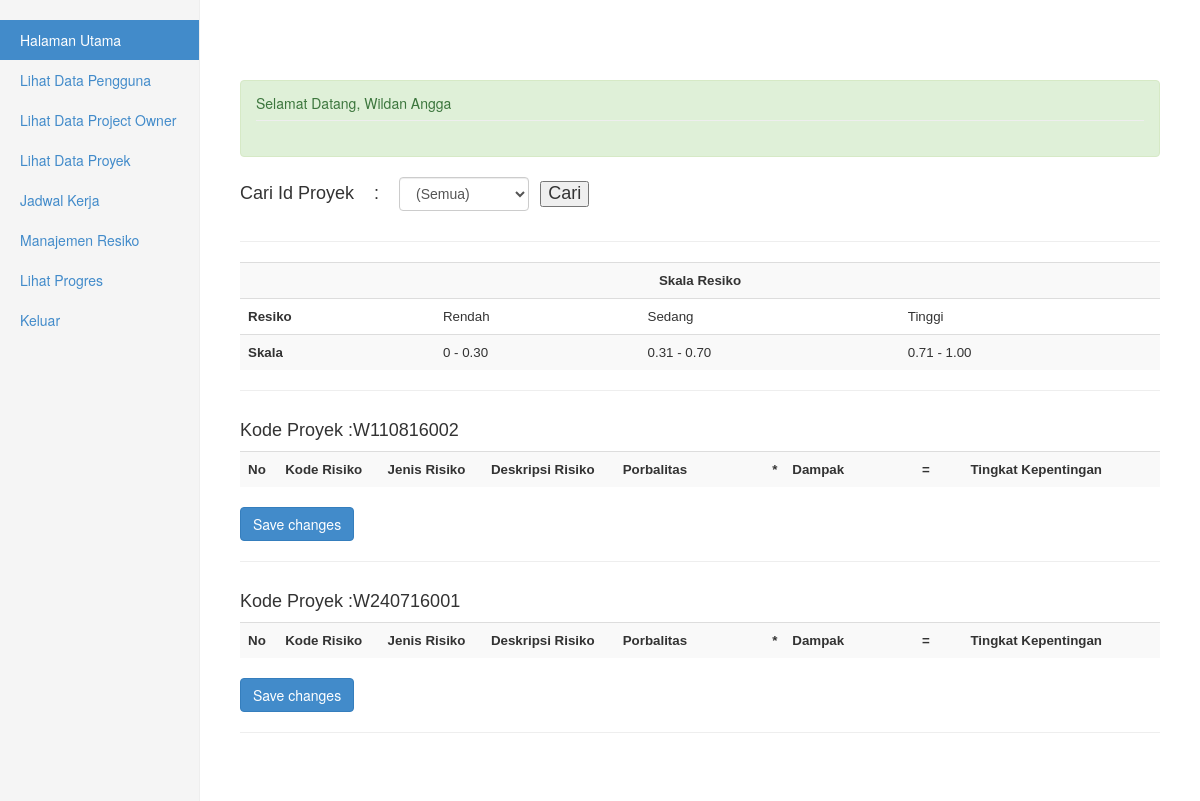
/admin/beranda.php?page=tingkat-kepentingan.php (signed in), run on the app's committed database.
### tables this page shows
CREATE TABLE IF NOT EXISTS `user` (
`id_user` int(11) NOT NULL,
  `nip` varchar(20) NOT NULL,
  `nama` varchar(100) NOT NULL,
  `username` char(30) NOT NULL,
  `password` varchar(45) NOT NULL,
  `email` varchar(30) NOT NULL,
  `status` varchar(20) NOT NULL
);

CREATE TABLE IF NOT EXISTS `proyek` (
`id` int(11) NOT NULL,
  `kode_proyek` varchar(15) NOT NULL,
  `id_client` int(3) NOT NULL,
  `nama_proyek` varchar(300) NOT NULL,
  `tujuan` varchar(500) NOT NULL,
  `asal_muasal` varchar(1000) NOT NULL,
  `fase` varchar(500) NOT NULL,
  `biaya` int(30) NOT NULL,
  `tanggal_mulai` date NOT NULL,
  `tanggal_selesai` date NOT NULL,
  `status` varchar(30) NOT NULL,
  `tarif_tenaga_kerja` int(11) NOT NULL,
  `created_at` datetime NOT NULL DEFAULT CURRENT_TIMESTAMP,
  `updated_at` timestamp NOT NULL DEFAULT CURRENT_TIMESTAMP ON UPDATE CURRENT_TIMESTAMP
);

### admin/beranda.php (shortened to what this page needs)
<?php
	$username = isset($_SESSION['username']) ? $_SESSION['username'] : 'Variabel belum terbentuk';
	if ($_SESSION['username'])
	{
		$sql = mysql_query("SELECT * FROM user WHERE username = '$username'");
		$data = mysql_fetch_array($sql);
?>
<!DOCTYPE html>
<html lang="en">
	<head>
	    <link href="../assets/css/bootstrap.css" rel="stylesheet">
	    <link href="../assets/css/dashboard.css" rel="stylesheet">
	    <link href="../assets/css/bootstrap-datepicker.css" rel="stylesheet">
	    <link href="../assets/css/datatable.css" rel="stylesheet">
	</head>
	<body>
		<div class="container-fluid">
			<div class="row">
				<div class="col-sm-3 col-md-2 sidebar">
					<ul class="nav nav-sidebar">
							<li class="active"><a href="?page=beranda.php">Halaman Utama</a></li>
							<?php if($data['status'] == "MANAGER" ){ ?>
							<li><a href="?page=datauser.php">Manajemen Pengguna</a></li>
							<li><a href="?page=dataclient.php">Manajemen Project Owner</a></li>
							<li><a href="?page=dataproyek.php">Data Proyek</a></li>
							<li><a href="?page=dataprogres.php">Lihat Progres</a></li>
						<?php } else if($data['status'] == "DEVELOPER" ){ ?>
							<li><a href="?page=ldatauser.php">Lihat Data Pengguna</a></li>
							<li><a href="?page=ldataclient.php">Lihat Data Project Owner</a></li>
							<li><a href="?page=ldataproyek.php">Lihat Data Proyek</a></li>
							<li><a href="?page=datajadwal.php">Jadwal Kerja</a></li>
							<li><a href="?page=dataresiko.php">Manajemen Resiko</a></li>
							<li><a href="?page=dataprogres.php">Lihat Progres</a></li>
						<?php } ?>
							<li><a href="logout.php">Keluar</a></li>
			        </ul>
				</div>
				<div class="col-sm-9 col-sm-offset-3 col-md-10 col-md-offset-2 main">
                    <div class="alert alert-success">
                        <h5 class="page-header">Selamat Datang, <?php echo $data['nama'];?></h5>
                    </div>
					<?php
						@$page=$_GET["page"];
						switch($page)
						{
							case "tingkat-kepentingan.php" : include "datatingkat-kepentingan.php";break;
                        }
					?>
				</div>
			</div>
		</div>
	</body>
</html>
<?php
	}
?>

### admin/datatingkat-kepentingan.php (shortened to what this page needs)
<!DOCTYPE html>
<html lang="en">
	<head>
		<link rel="stylesheet" type="text/css" href="../assets/css/style.css">
	</head>
	<body>
		<form name="frmcari" method="post" action="">
			<table>
				<tr>
					<td><h4> Cari Id Proyek  </h4></td>
					<td><h4> &nbsp;&nbsp;&nbsp; : &nbsp;&nbsp;&nbsp; </h4></td>
					<td>
						<h4>
						<select class="form-control" name="txtproyek">
							<option>(Semua)</option>
						</select>
					</td>
					<td> &nbsp;&nbsp;&nbsp;</td>
					<td><h4>
						<input type="submit" name="Cari" value="Cari" />
					</td>
				</tr>
			</table>
		</form>
		<hr>
		<table class="table table-striped" align="center">
			<tr align="center">
				<th colspan="4" align="center"><center>Skala Resiko</center>  </th>
			</tr>
			<tr>
				<th>Resiko</th>
				<td>Rendah</td>
				<td>Sedang</td>
				<td>Tinggi</td>
			</tr>
			<tr>
				<th>Skala</th>
				<td>0 - 0.30 </td>
				<td>0.31 - 0.70 </td>
				<td>0.71 - 1.00</td>
			</tr>
		</table>
		<hr>
			<?php
			$Ssql="SELECT * from proyek ";
				$Ssql =$Ssql."order by kode_proyek ";
			$query=mysql_query($Ssql);
			while ($rs = mysql_fetch_array($query))
			{
		?>
				<table>
					<tr>
						<td><h4>Kode Proyek : </td>
						<td><h4><?php echo $rs['kode_proyek'];?> </td>
					</tr>
				</table>
			<table class="table table-striped">
				<tr>
					<th>No</th>
					<th>Kode Risiko</th>
					<th>Jenis Risiko</th>
					<th>Deskripsi Risiko</th>
					<th>Porbalitas &nbsp;&nbsp;&nbsp;&nbsp;&nbsp;&nbsp;&nbsp;&nbsp;&nbsp;&nbsp;&nbsp;&nbsp;&nbsp;&nbsp;&nbsp;&nbsp;
						&nbsp;&nbsp;&nbsp;&nbsp;&nbsp;*
						&nbsp;&nbsp; Dampak
						&nbsp;&nbsp;&nbsp;&nbsp;&nbsp;&nbsp;&nbsp;&nbsp;&nbsp;&nbsp;&nbsp;&nbsp;&nbsp;&nbsp;&nbsp;&nbsp;&nbsp;&nbsp;&nbsp;&nbsp;=
						&nbsp;&nbsp;&nbsp;&nbsp;&nbsp;&nbsp;&nbsp;&nbsp;&nbsp; Tingkat Kepentingan</th>
				</tr>
			</table>
			<div class="form-actions">
                <button type="submit" class="btn btn-primary">Save changes</button>
            </div>
			<hr>
			<?php
				}
			?>
	</body>
</html>

### assets/css/dashboard.css (style rules this page uses)
body { padding-top: 50px; }
.sidebar { display: none; }
@media (min-width: 768px) { .sidebar { position: fixed; top: 0; bottom: 0; left: 0; z-index: 1000; display: block; padding: 20px; overflow-x: hidden; overflow-y: auto; background-color: #f5f5f5; border-right: 1px solid #eee; } }
.nav-sidebar { margin-right: -21px; margin-bottom: 20px; margin-left: -20px; }
.nav-sidebar > li > a { padding-right: 20px; padding-left: 20px; }
.nav-sidebar > .active > a, .nav-sidebar > .active > a:hover, .nav-sidebar > .active > a:focus { color: #fff; background-color: #428bca; }
.main { padding: 20px; }
@media (min-width: 768px) { .main { padding-right: 40px; padding-left: 40px; } }
.main .page-header { margin-top: 0; }

### assets/css/style.css (style rules this page uses)
body { padding-bottom: 40px; background-size: cover; background-repeat: no-repeat; background-image: url("../img/tehnologijabg.jpg"); }
tr > th { font-family: "Adobe Garamond Pro Bold", helvetica, sans-serif; font-size: 10pt; font-weight: bold; background-color: transparent; }
tr > td { font-size: 10pt; font-family: "Calibri", helvetica, sans-serif; }
.alert { position: relative; top: 10px; }

### data on the page
user: nama "Wildan Angga"
proyek: kode_proyek "W110816002"
proyek: kode_proyek "W240716001"
